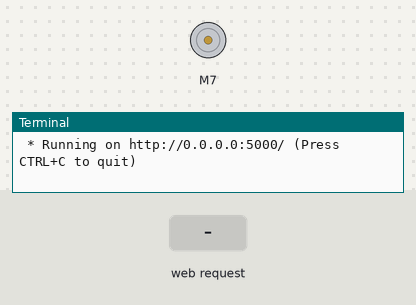
The program below on a simulated Raspberry Pi (BCM pin numbers). Parts: DC motor (green arrow = forward, orange = backward, longer = faster), the last lines printed to the terminal. The test bench sets the inputs (shaded band). The clock reads 2024-03-15 10:24:30 at power-on unless the program sets it.

Above: at 1.2 s.
1.3 s: HTTP request for /set_speed received with the fields speed=50
At 2.5 s:
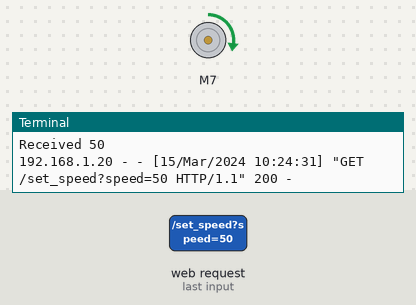
2.8 s: HTTP request for /set_speed received with the fields speed=90
At 3.8 s:
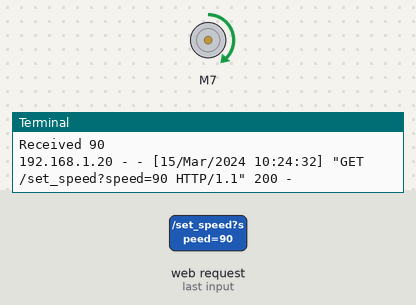
4.3 s: HTTP request for /set_speed received with the fields speed=0
At 5.0 s:
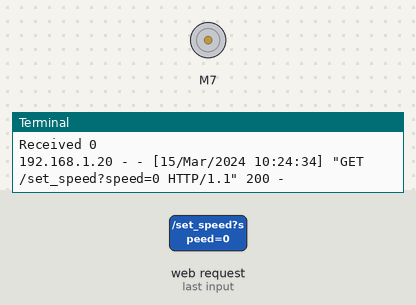
Timing chart, 0 to 7.3 s (numbered marks = the images above; inputs shaded):
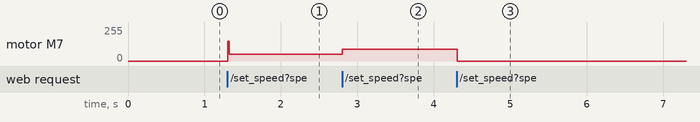

The program:

motor_control.py
```python
from flask import Flask, render_template, Response
from flask import request
from Raspi_MotorHAT import Raspi_MotorHAT, Raspi_DCMotor

import time
import atexit
import threading
#import picamera

app = Flask(__name__)

mh = Raspi_MotorHAT(addr=0x6f)
myMotor = mh.getMotor(3)
myMotor.setSpeed(150)
myMotor.run(Raspi_MotorHAT.FORWARD)
myMotor.run(Raspi_MotorHAT.RELEASE)

def turnOffMotors():
    mh.getMotor(1).run(Raspi_MotorHAT.RELEASE)
    mh.getMotor(2).run(Raspi_MotorHAT.RELEASE)
    mh.getMotor(3).run(Raspi_MotorHAT.RELEASE)
    mh.getMotor(4).run(Raspi_MotorHAT.RELEASE)

atexit.register(turnOffMotors)

@app.route("/")
def web_interface():
  html = open("web_interface.html")
  response = html.read().replace('\n', '')
  html.close()
  myMotor.setSpeed(0)
  return response

@app.route("/set_speed")
def set_speed():
  speed = request.args.get("speed")
  print("Received " + str(speed))

  direction = Raspi_MotorHAT.FORWARD
  if int(speed) < 0:
    direction = Raspi_MotorHAT.BACKWARD

  myMotor.run(direction)
  myMotor.setSpeed(abs(int(speed)))

  return "Received " + str(speed)

def main():
  app.run(host= '0.0.0.0')

main()
```

Measured:
- after the input at 1.3 s, motor M7: stopped → forward 50/255 at once
- after the input at 2.8 s, motor M7: forward 50/255 → forward 90/255 at once
- after the input at 4.3 s, motor M7: forward 90/255 → stopped at once
